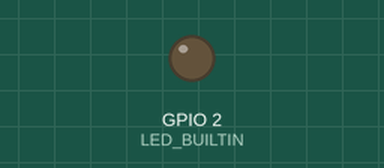
This sketch was run on a simulated ESP8266 (NodeMCU). Parts: output pins drawn as LEDs (lit = HIGH, except the on-board LED, lit = LOW). What the sketch prints to the serial monitor is not drawn. At 6.2 s the program puts the board to deep sleep or switches it off; the recording ends there.

Above: at 0.1 s.
At 5.6 s:
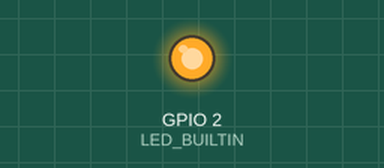
Timing chart, 0 to 6.2 s (numbered marks = the images above):
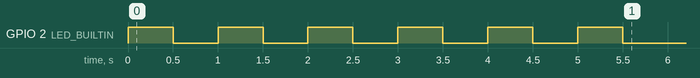

The sketch:

06-sleep-by-interupt.ino
```cpp
// in board nodeMCU wire up pin D0 to pin RST
// GPIO16 on ESP8266 is Deep-Sleep Wakeup
void setup() { // on wakeup Arduino will run setup()
  Serial.begin(9600);
  pinMode(LED_BUILTIN, OUTPUT);

  Serial.println('Wake up!');

  for (int i=0; i <= 5; i++){
    digitalWrite(LED_BUILTIN, HIGH);
    delay(500);
    digitalWrite(LED_BUILTIN, LOW);
    delay(500);
  }
}

void loop() {
  Serial.println("Sleep.... 2");
  delay(100);
  Serial.println("Sleep.... 1");
  delay(100);
  ESP.deepSleep(0, WAKE_RF_DEFAULT); // sleep indefinitely until wakeup
}
```
